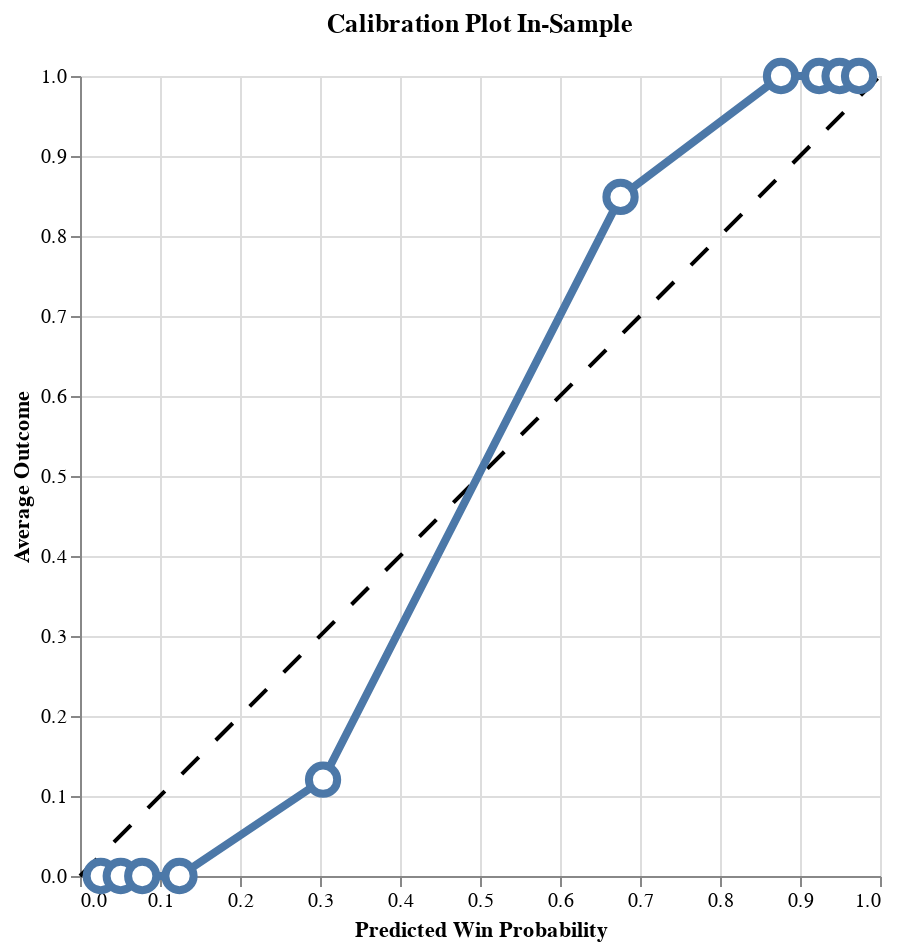

The cell this chart's notebook holds for it:
### Code cell
self.plot_calibration()

### Figure 1 — Vega-Lite specification as saved in the notebook (floating-point values rounded to 4 significant figures)
{"config": {"view": {"continuousWidth": 300, "continuousHeight": 300}}, "layer": [{"data": {"name": "data-42f50405073b2dbe8396db6b7dd2f6be"}, "mark": {"type": "line", "color": "black", "strokeDash": [12, 12]}, "encoding": {"x": {"field": "x", "type": "quantitative"}, "y": {"field": "y", "type": "quantitative"}}}, {"data": {"name": "data-2e113b43565af12e072b3ae034df94da"}, "mark": {"type": "line", "strokeWidth": 4}, "encoding": {"x": {"field": "win_prob_midpoint", "title": "Predicted Win Probability", "type": "quantitative"}, "y": {"field": "avg_outcome", "title": "Average Outcome", "type": "quantitative"}}}, {"data": {"name": "data-2e113b43565af12e072b3ae034df94da"}, "mark": {"type": "point", "fill": "white", "opacity": 1, "size": 200, "strokeWidth": 4}, "encoding": {"x": {"field": "win_prob_midpoint", "type": "quantitative"}, "y": {"field": "avg_outcome", "type": "quantitative"}}}], "height": 400, "title": "Calibration Plot In-Sample", "width": 400, "$schema": "https://vega.github.io/schema/vega-lite/v5.20.1.json", "datasets": {"data-42f50405073b2dbe8396db6b7dd2f6be": [{"x": 0, "y": 0}, {"x": 1, "y": 1}], "data-2e113b43565af12e072b3ae034df94da": [{"avg_outcome": 0.0, "win_prob_midpoint": 0.02596}, {"avg_outcome": 0.0, "win_prob_midpoint": 0.05093}, {"avg_outcome": 0.0, "win_prob_midpoint": 0.07777}, {"avg_outcome": 0.0, "win_prob_midpoint": 0.1244}, {"avg_outcome": 0.1204, "win_prob_midpoint": 0.3038}, {"avg_outcome": 0.8489, "win_prob_midpoint": 0.6757}, {"avg_outcome": 1.0, "win_prob_midpoint": 0.8762}, {"avg_outcome": 1.0, "win_prob_midpoint": 0.924}, {"avg_outcome": 1.0, "win_prob_midpoint": 0.9495}, {"avg_outcome": 1.0, "win_prob_midpoint": 0.9738}]}}
